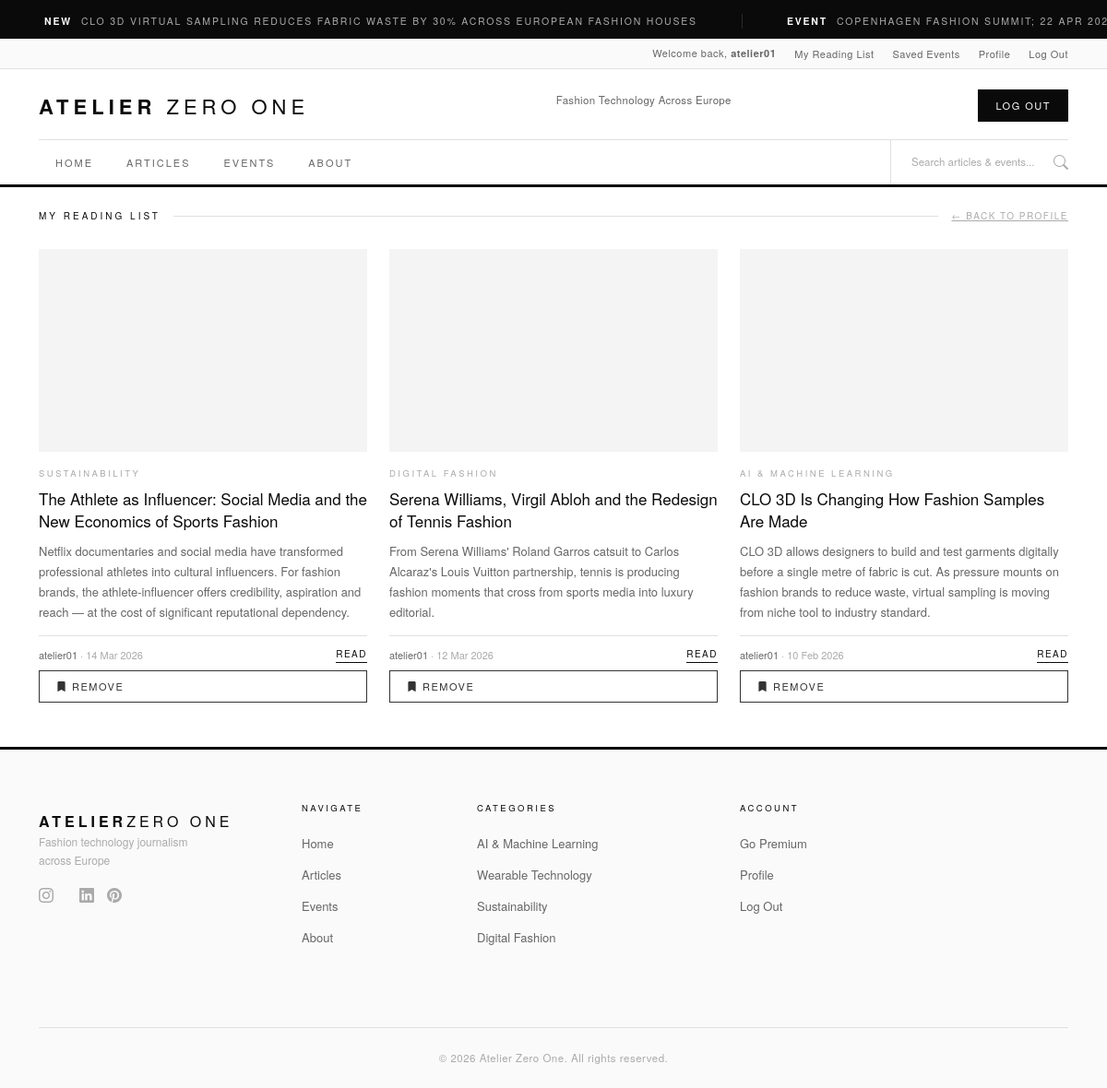
/user/reading-list/ (signed in), run on the app's committed database.
### articles/models.py (models this page shows, shortened)
class Article(models.Model):
    title = models.CharField(max_length=200)
    slug = models.SlugField(unique=True)
    author = models.ForeignKey(
        User, on_delete=models.SET_NULL,
        null=True, blank=True, related_name='articles'
    )
    category = models.ForeignKey(
        Category, on_delete=models.SET_NULL,
        null=True, blank=True, related_name='articles'
    )
    body = models.TextField()
    excerpt = models.TextField(max_length=300, blank=True)
    image = CloudinaryField('image', blank=True, null=True)
    is_premium = models.BooleanField(default=False)
    is_published = models.BooleanField(default=False)
    published_at = models.DateTimeField(null=True, blank=True)
    created_at = models.DateTimeField(auto_now_add=True)
    updated_at = models.DateTimeField(auto_now=True)
    class Meta:
        ordering = ['-published_at']

class Category(models.Model):
    name = models.CharField(max_length=100)
    slug = models.SlugField(unique=True)
    description = models.TextField(blank=True)
    class Meta:
        verbose_name_plural = 'Categories'
        ordering = ['name']
    def __str__(self):
        return self.name

### accounts/views.py (the view)
# urls.py: path('reading-list/', views.reading_list, name='reading_list'),
@login_required
def reading_list(request):
    profile = get_object_or_404(UserProfile, user=request.user)
    saved_articles = profile.saved_articles.all()
    context = {
        'saved_articles': saved_articles
    }
    return render(request, 'accounts/reading_list.html', context)

### accounts/templates/accounts/reading_list.html (shortened to what this page needs)
{% extends "base.html" %}
{% load static %}
{% block extra_css %}
<link rel="stylesheet" href="{% static 'css/accounts.css' %}">
{% endblock %}
{% block content %}
<div class="container mt-4 mb-5">
    <div class="section-label-row">
        <span class="section-label">My Reading List</span>
        <span class="section-rule"></span>
        <a href="{% url 'accounts:profile' %}" class="section-more">← Back to Profile</a>
    </div>
    <div class="row g-4">
        {% for article in saved_articles %}
        <div class="col-md-6 col-lg-4">
            <article class="article-card">
                <div class="card-img">
                </div>
                <div class="card-cat">{{ article.category }}</div>
                <h2 class="card-title">{{ article.title }}</h2>
                <p class="card-excerpt">{{ article.excerpt }}</p>
                <div class="card-footer-row">
                    <div class="card-meta">
                        <span>{{ article.author }}</span> · {{ article.published_at|date:"d M Y" }}
                    </div>
                    <a href="{% url 'articles:article_detail' article.slug %}" class="card-link">Read</a>
                </div>
                <a href="{% url 'accounts:save_article' article.id %}" class="btn-outline-dark-custom mt-2">
                    <i class="bi bi-bookmark-fill"></i> Remove
                </a>
            </article>
        </div>
        {% endfor %}
    </div>
</div>
{% endblock %}

### templates/includes/user_bar.html
{% load static %}
<div class="user-bar d-none d-md-block">
    <div class="container user-bar-inner">
        <span>Welcome back, <strong>{{ user.username }}</strong></span>
        <a href="{% url 'accounts:reading_list' %}">My Reading List</a>
        <a href="{% url 'accounts:saved_events' %}">Saved Events</a>
        <a href="{% url 'accounts:profile' %}">Profile</a>
        <a href="{% url 'account_logout' %}">Log Out</a>
    </div>
</div>

### static/css/base.css (style rules this page uses)
:root { --black: #0a0a0a; --white: #ffffff; --grey-50: #fafafa; --grey-100: #f4f4f4; --grey-200: #e8e8e8; --grey-300: #d0d0d0; --grey-400: #aaaaaa; --grey-600: #666666; --grey-800: #333333; --border: #e0e0e0; --gold: #b8953a; --gold-light: #fffdf5; }
body { display: flex; flex-direction: column; min-height: 100vh; font-family: 'Helvetica Neue', Helvetica, Arial, sans-serif; }
.btn-outline-dark-custom { font-size: 11px; letter-spacing: 1.5px; text-transform: uppercase; padding: 8px 18px; border: 1px solid var(--grey-800); color: var(--grey-800); background: transparent; transition: all 0.2s; display: inline-block; white-space: nowrap; cursor: pointer; font-family: inherit; text-decoration: none; }
.user-bar { background: var(--grey-50); border-bottom: 1px solid var(--border); padding: 7px 0; font-size: 11px; letter-spacing: 0.5px; color: var(--grey-600); }
.user-bar-inner { display: flex; justify-content: flex-end; align-items: center; gap: 20px; }
.user-bar a { color: var(--grey-600); transition: color 0.2s; text-decoration: none; }
.section-label-row { display: flex; align-items: center; gap: 14px; margin-bottom: 28px; }
.section-label { font-size: 10px; letter-spacing: 3px; text-transform: uppercase; color: var(--black); font-weight: 500; white-space: nowrap; }
.section-rule { flex: 1; height: 1px; background: var(--border); }
.section-more { font-size: 10px; letter-spacing: 1.5px; text-transform: uppercase; color: var(--grey-400); white-space: nowrap; transition: color 0.2s; }
.article-card { display: flex; flex-direction: column; height: 100%; cursor: pointer; transition: transform 0.25s ease; }
.card-img { width: 100%; height: 220px; aspect-ratio: unset; background: var(--grey-100); margin-bottom: 16px; display: flex; align-items: center; justify-content: center; color: var(--grey-400); font-size: 10px; letter-spacing: 1px; position: relative; overflow: hidden; }
.card-cat { font-size: 9.5px; letter-spacing: 2.5px; text-transform: uppercase; color: var(--grey-400); margin-bottom: 9px; }
.card-title { font-size: 17px; font-weight: 400; line-height: 1.4; color: var(--black); margin-bottom: 10px; transition: opacity 0.2s; }
.card-excerpt { font-size: 13px; color: var(--grey-600); line-height: 1.7; font-weight: 300; margin-bottom: 14px; flex: 1; }
.card-footer-row { display: flex; align-items: center; justify-content: space-between; padding-top: 12px; border-top: 1px solid var(--border); margin-top: auto; }
.card-meta { font-size: 11px; color: var(--grey-400); }
.card-meta span { color: var(--grey-600); }
.card-link { font-size: 10px; letter-spacing: 1.5px; text-transform: uppercase; color: var(--black); border-bottom: 1px solid var(--black); padding-bottom: 1px; transition: opacity 0.2s; text-decoration: none; }

### data on the page
Article: category "SUSTAINABILITY", title "The Athlete as Influencer: Social Media and the New Economics of Sports Fashion", excerpt "Netflix documentaries and social media have transformed professional athletes into cultural influencers. For fashion brands, the athlete-influencer offers credibility, aspiration and reach — at the cost of significant reputational dependency.", author "atelier01", published_at "14 Mar 2026"
Article: category "DIGITAL FASHION", title "Serena Williams, Virgil Abloh and the Redesign of Tennis Fashion", excerpt "From Serena Williams' Roland Garros catsuit to Carlos Alcaraz's Louis Vuitton partnership, tennis is producing fashion moments that cross from sports media into luxury editorial.", author "atelier01", published_at "12 Mar 2026"
Article: category "AI & MACHINE LEARNING", title "CLO 3D Is Changing How Fashion Samples Are Made", excerpt "CLO 3D allows designers to build and test garments digitally before a single metre of fabric is cut. As pressure mounts on fashion brands to reduce waste, virtual sampling is moving from niche tool to industry standard.", author "atelier01", published_at "10 Feb 2026"

### other printed values
{{ user.username }} "atelier01"
